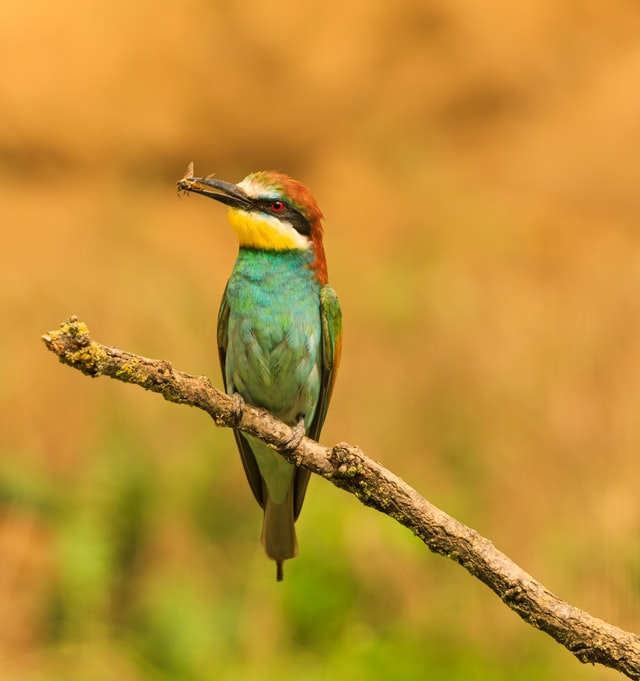
#> input picture C_V_B/images/bird.jpg, 640 x 681 px
$ python Line.py
#> lines starting #> are read from the running program, lines starting #| are printed output that depends on the picture
# Packegs

import numpy as np
import cv2

#----------- read Image -----------

img = cv2.imread('../images/bird.jpg') # BGR   (blue,green,red)
#> img is the input picture: shape (681, 640, 3); mean B, G, R 50.7, 144.7, 193.4

def display(name,img):
#> called with name = 'canvas with green line'
    cv2.imshow(name,img)
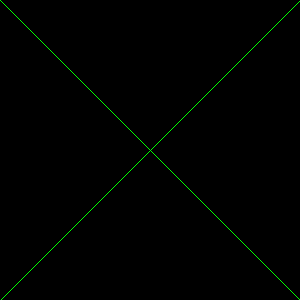
#> window 'canvas with green line': shape (300, 300, 3); mean B, G, R 0, 1.7, 0
    cv2.waitKey(0)
    cv2.destroyAllWindows()


# Define A Canvas to draw on it
# row al tol , Columns Al3rd , RGB colors
canvas = np.zeros((300,300,3),dtype="uint8")  # black because it all zeros values

# draw a green Line

green = (0,255,0)
cv2.line(canvas,(0,0) , (300,300) , green)
# display('canvas with green line',canvas)

#draw a x lines
cv2.line(canvas,(300,0) , (0,300) , green)
cv2.line(canvas,(0,0) , (300,300) , green)

display('canvas with green line',canvas)

#draw a star of Lines
white = (255,255,255)
cv2.line(canvas,(0,0) , (300,300) , white)
cv2.line(canvas,(150,0) , (150,300) , white)
cv2.line(canvas,(0,150) , (300,150) , white)
cv2.line(canvas,(300,0) , (0,300) , white)
display('canvas with green line',canvas)
#> call 2 of display, with name = 'canvas with green line'
#> in display (call 2), `cv2.imshow(name,img)`:
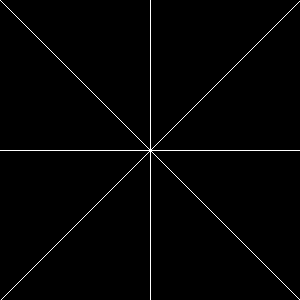
#> window 'canvas with green line': shape (300, 300, 3); 1.3% white in thin lines or dots

# print(cv2.imwrite('../images/star.png',canvas))
